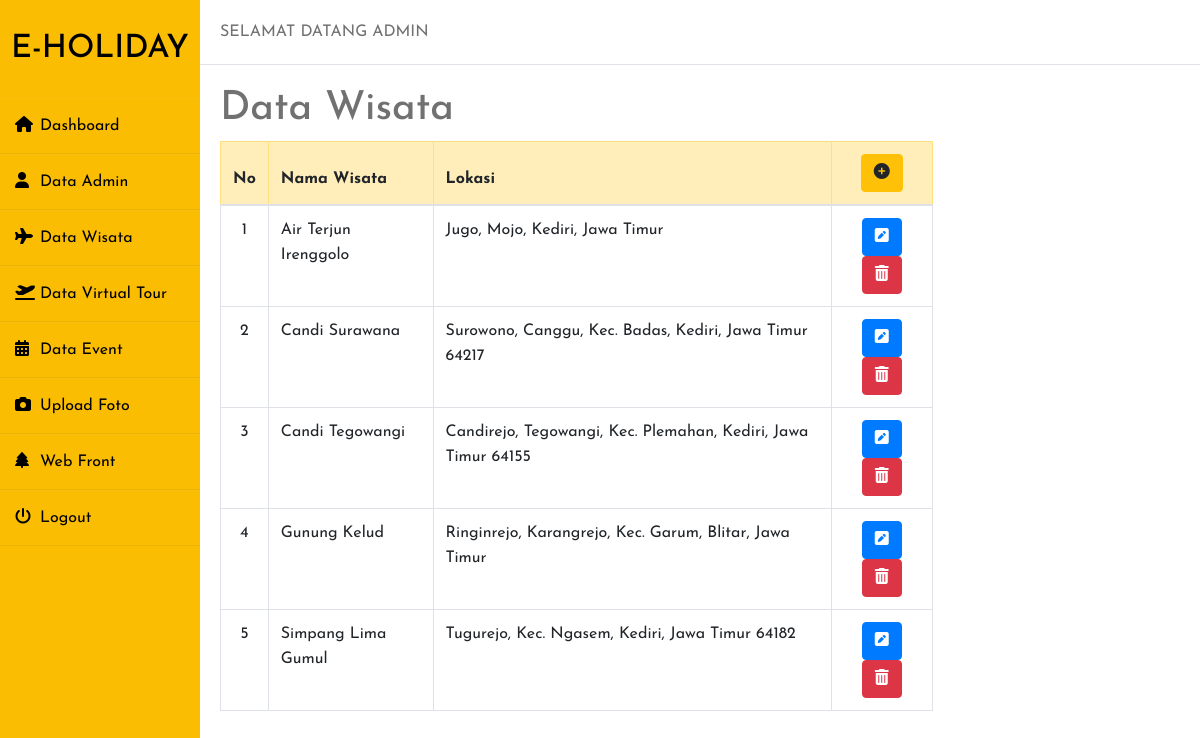
Page /datawisata1.php on the committed database.
### tables this page shows
CREATE TABLE `tbdetailwisata` (
  `id` int(11) NOT NULL,
  `nm_wisata` varchar(100) NOT NULL,
  `deskripsi` varchar(1000) NOT NULL,
  `kategori` varchar(100) NOT NULL,
  `lokasi` varchar(100) NOT NULL,
  `map` varchar(1000) NOT NULL,
  `foto` varchar(100) NOT NULL
);

### datawisata1.php (the view, shortened to what this page needs)
<?php
include 'koneksi2.php';
?>
<!DOCTYPE html>
<html lang="en">
<head>
	<link rel="stylesheet" href="styles.css">
    <link rel="stylesheet" href="https://cdn.jsdelivr.net/npm/bootstrap@4.6.0/dist/css/bootstrap.min.css">
</head>
<body>
    <div class="wrapper">
        <div class="sidebar">
            <h2>E-Holiday</h2>
            <ul>
                <li><a href="dashboard2.php"><i class="fas fa-home"></i>Dashboard</a></li>
                <li><a href="admin.php"><i class="fas fa-user"></i>Data Admin</a></li>
                <li><a href="datawisata1.php"><i class="fas fa-plane"></i>Data Wisata</a></li>
                <li><a href="datavt.php"><i class="fas fa-plane-departure"></i>Data Virtual Tour</a></li>
                <li><a href="dataevent.php"><i class="fas fa-calendar-alt"></i>Data Event</a></li>
                <li><a href="foto.php"><i class="fas fa-camera"></i>Upload Foto</a></li>
                <li><a href="index.html"><i class="fas fa-tree"></i>Web Front</a></li>
                <li><a href="login.php"><i class="fas fa-power-off"></i>Logout</a></li>
            </ul>
        </div>
    <div class="main_content">
        <div class="header">SELAMAT DATANG ADMIN</div>
        <div class="info">
            <h1>Data Wisata</h1>
            <div class="row">
            <div class="col-md-9">
            <div class="table-responsive">
                <table class="table table-bordered">
                    <thead>
                        <tr class="table-warning">
                        <th>No</th>
                        <th>Nama Wisata</th>
                        <th>Lokasi</th>
                        <th><center><a href="inputData.php" type="button" class="btn btn-warning"><i class="fa fa-plus-circle"></i></a></center></th>
                        </tr>
                    </thead>
                    <tbody>
                        <?php
                        $no = 0;
                        $result = mysqli_query($koneksi2, "SELECT * FROM tbdetailwisata ORDER BY nm_wisata ASC");
                        while($row = mysqli_fetch_array($result)) {
                            $no++
                        ?>
                        <tr>
                        <td><center><?php echo $no;?></center></td>
                        <td><?php echo $row['nm_wisata'];?></td>
                        <td><?php echo $row['lokasi'];?></td>
                        <td><center>
                            <a href="edit.php?id=<?php echo $row['id'];?>" class="btn btn-primary"><i class='fa fa-pen-square'></i></a>
                            <a href="hapus.php?id=<?php echo $row['id'];?>" type="button" class="btn btn-danger"><i class='fa fa-trash'></i></a>
                        </center></td>
                        </tr>
                        <?php } ?>
                    </tbody>
                </table>
            </div>
            </div>
        </div>
        </div>
    </div>
</div>
</body>
</html>

### styles.css (style rules this page uses)
* { margin: 0; padding: 0; box-sizing: border-box; list-style: none; text-decoration: none; font-family: 'Josefin Sans', sans-serif; }
body { background-color: #f3f5f9; }
.wrapper { display: flex; position: relative; }
.wrapper .sidebar { width: 200px; height: 100%; background: #fabd02; padding: 30px 0px; position: fixed; }
.wrapper .sidebar h2 { color: black; text-transform: uppercase; text-align: center; margin-bottom: 30px; }
.wrapper .sidebar ul li { padding: 15px; border-bottom: 1px solid #bdb8d7; border-bottom: 1px solid rgba(0,0,0,0.05); border-top: 1px solid rgba(255,255,255,0.05); }
.wrapper .sidebar ul li a { color: black; display: block; }
.wrapper .sidebar ul li a .fas { width: 25px; }
.wrapper .main_content { width: 100%; margin-left: 200px; }
.wrapper .main_content .header { padding: 20px; background: #fff; color: #717171; border-bottom: 1px solid #e0e4e8; }
.wrapper .main_content .info { margin: 20px; color: #717171; line-height: 25px; }

### rows in the picture
tbdetailwisata: nm_wisata "Air Terjun Irenggolo", lokasi "Jugo, Mojo, Kediri, Jawa Timur"
tbdetailwisata: nm_wisata "Candi Surawana", lokasi "Surowono, Canggu, Kec. Badas, Kediri, Jawa Timur 64217"
tbdetailwisata: nm_wisata "Candi Tegowangi", lokasi "Candirejo, Tegowangi, Kec. Plemahan, Kediri, Jawa Timur 64155"
tbdetailwisata: nm_wisata "Gunung Kelud", lokasi "Ringinrejo, Karangrejo, Kec. Garum, Blitar, Jawa Timur"
tbdetailwisata: nm_wisata "Simpang Lima Gumul", lokasi "Tugurejo, Kec. Ngasem, Kediri, Jawa Timur 64182"
